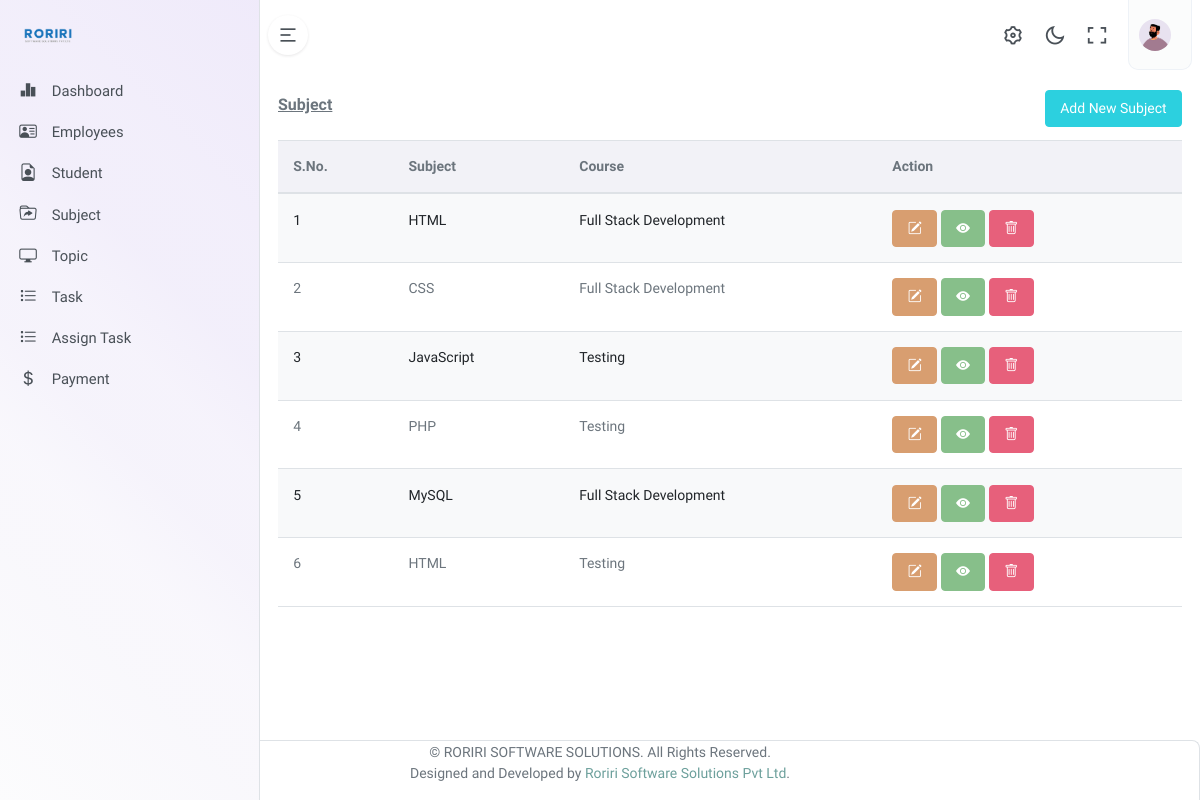
Page /syllabus.php on the committed database.
### tables this page shows
CREATE TABLE `syllabus_tbl` (
  `syllabus_id` int(11) NOT NULL,
  `entity_id` int(11) NOT NULL,
  `course_id` int(11) NOT NULL,
  `syllabus_name` varchar(50) NOT NULL,
  `syllabus_created_date` datetime NOT NULL DEFAULT current_timestamp(),
  `syllabus_updated_date` timestamp NOT NULL DEFAULT current_timestamp() ON UPDATE current_timestamp(),
  `syllabus_status` enum('Active','Inactive') NOT NULL DEFAULT 'Active'
);

CREATE TABLE `course_tbl` (
  `course_id` int(11) NOT NULL,
  `entity_id` int(11) NOT NULL,
  `course_name` varchar(50) NOT NULL,
  `course_fees_3` int(11) NOT NULL,
  `course_fees_6` int(11) NOT NULL,
  `course_fees_12` int(11) NOT NULL,
  `course_status` enum('Active','Inactive') NOT NULL DEFAULT 'Active',
  `course_created_date` datetime NOT NULL
);

### syllabus.php (the view, shortened to what this page needs)
<?php
    include("db/dbConnection.php");
    $selQuery ="SELECT syllabus_tbl.*,
    course_tbl.*
   FROM syllabus_tbl
   LEFT JOIN course_tbl ON course_tbl.course_id = syllabus_tbl.course_id
   WHERE syllabus_tbl.syllabus_status='Active' ";
    $resQuery = mysqli_query($conn , $selQuery);
?>
<!DOCTYPE html>
<html lang="en">
<?php include("head.php"); ?>
<body>
    <div class="wrapper">
        <?php include("top.php") ?>
        <div class="leftside-menu">
        <?php include("left.php"); ?>
        </div>
        <div class="content-page">
            <div class="content">
                <div class="container-fluid" id="StuContent">
                    <div class="row">
                        <div class="col-12">
                            <div class="bg-flower-2">
                                <img src="assets/images/flowers/img-1.png">
                            </div>
                            <div class="page-title-box">
                                <div class="page-title-right">
                                    <div class="d-flex flex-wrap gap-2">
                                        <button type="button" id="addSyllabusBtn" class="btn btn-info" data-bs-toggle="modal" data-bs-target="#staticBackdrop">
                                            Add New Subject
                                        </button>
                                    </div>
                                </div>
                                <h4 class="page-title">Subject</h4>
                            </div>
                        </div>
                    </div>
             <table id="scroll-horizontal-datatable" class="table table-striped w-100 nowrap">
                    <thead>
                        <tr class="bg-light">
                                    <th scope="col-1">S.No.</th>
                                    <th scope="col">Subject</th>
                                    <th scope="col">Course</th>
                                    <th scope="col">Action</th>
                      </tr>
                    </thead>
                    <tbody>
                    <?php $i=1; while($row = mysqli_fetch_array($resQuery , MYSQLI_ASSOC)) {
                        $id = $row['syllabus_id'];
                        $course=$row['course_name'];
                        $syllabus=$row['syllabus_name'];
                        ?>
                     <tr>
                        <td><?php echo $i; $i++; ?></td>
                        <td><?php echo $syllabus; ?></td>
                        <td><?php echo $course; ?></td>
                        <td>
                        <button type="button" class="btn btn-circle btn-warning text-white modalBtn" onclick="goEditSyllabus(<?php echo $id; ?>);" data-bs-toggle="modal" data-bs-target="#editSyllabusModal"><i class='bi bi-pencil-square'></i></button>
                        <button class="btn btn-circle btn-success text-white modalBtn" onclick="goViewTopic(<?php echo $id; ?>);"><i class="bi bi-eye-fill"></i></button>
                        <button class="btn btn-circle btn-danger text-white" onclick="goDeleteSyllabus(<?php echo $id; ?>);"><i class="bi bi-trash"></i></button>
                        </td>
                      </tr>
                      <?php } ?>
                    </tbody>
                  </table>
                            </div>
                        </div>
                    </div>
                </div>
            <?php include("footer.php") ?>
</body>
</html>

### rows in the picture
syllabus_tbl: syllabus_name "HTML", course.course_name "Full Stack Development"
syllabus_tbl: syllabus_name "CSS", course.course_name "Full Stack Development"
syllabus_tbl: syllabus_name "JavaScript", course.course_name "Testing"
syllabus_tbl: syllabus_name "PHP", course.course_name "Testing"
syllabus_tbl: syllabus_name "MySQL", course.course_name "Full Stack Development"
syllabus_tbl: syllabus_name "HTML", course.course_name "Testing"
